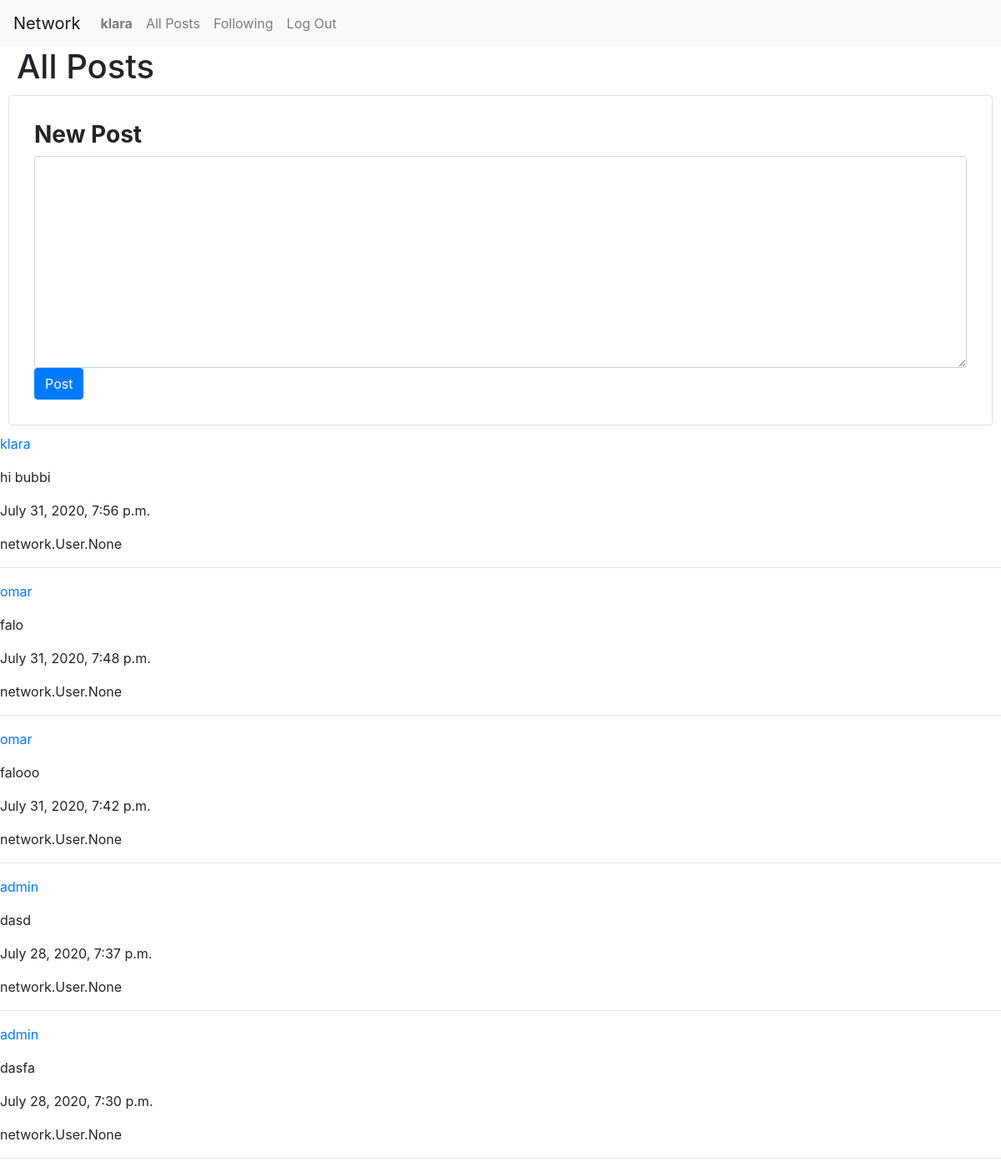
The app's page / (signed in) with its own data.
### network/models.py (models this page shows)
class User(AbstractUser):
    pass

class Post(models.Model):
    user = models.ForeignKey("User", on_delete=models.CASCADE, related_name="poster")
    body = models.TextField(blank=False)
    timestamp = models.DateTimeField(auto_now_add=True)
    likes = models.ManyToManyField("User", blank=True)

### network/views.py (the view)
# urls.py: path("", views.index, name="index"),
def index(request):
    posts = Post.objects.all().order_by('-timestamp')
    return render(request, "network/index.html", {
        "posts": posts,
        "form": PostForm()
    })

### network/views.py
class PostForm(forms.Form):
    content = forms.CharField(label='', widget=forms.Textarea(attrs={'class' :'form-control'}))

### network/templates/network/index.html (shortened to what this page needs)
{% extends "network/layout.html" %}
{% load static %}
{% block body %}
    <h1 class="h1-headings">All Posts</h1>
    {% if user.is_authenticated %}
    <div id="newpost" class="border rounded">
        <h3><strong>New Post</strong></h3>
        <form action="{% url 'new_post' %}" method="post">
            {{ form }}
            <button type="submit" class="btn btn-primary">Post</button>
        </form>
    </div>
    {% endif %}
    <div class="posts-view">
        {% for post in posts %}
            <div class="post">
                <a href="{% url 'user' post.user.id %}"><p>{{ post.user }}</p></a>
                <p>{{ post.body }}</p>
                <p>{{ post.timestamp }}</p>
                <p>{{ post.likes }}</p>
            </div>
            <hr>
        {% endfor %}
    </div>
{% endblock %}

### network/templates/network/layout.html (shortened to what this page needs)
{% load static %}
<!DOCTYPE html>
<html lang="en">
    <head>
        <link rel="stylesheet" href="https://stackpath.bootstrapcdn.com/bootstrap/4.4.1/css/bootstrap.min.css">
        <link href="{% static 'network/styles.css' %}" rel="stylesheet">
    </head>
    <body>
        <nav class="navbar navbar-expand-lg navbar-light bg-light">
            <a class="navbar-brand" href="{% url 'index' %}">Network</a>
            <div>
              <ul class="navbar-nav mr-auto">
                {% if user.is_authenticated %}
                    <li class="nav-item">
                        <a class="nav-link" href="{% url 'user' user.id %}"><strong>{{ user.username }}</strong></a>
                    </li>
                {% endif %}
                <li class="nav-item">
                  <a class="nav-link" href="{% url 'index' %}">All Posts</a>
                </li>
                {% if user.is_authenticated %}
                    <li class="nav-item">
                        <a class="nav-link" href="{% url 'following' %}">Following</a>
                    </li>
                    <li class="nav-item">
                        <a class="nav-link" href="{% url 'logout' %}">Log Out</a>
                    </li>
                {% endif %}
              </ul>
            </div>
          </nav>
        <div class="body">
            {% block body %}
            {% endblock %}
        </div>
    </body>
</html>

### network/static/network/styles.css (style rules this page uses)
textarea { min-height: 150px; }
#newpost { padding: 30px; margin: 10px; }
.h1-headings { padding-left: 20px; }

### records on screen
User: username "klara"
Post: user "klara", body "hi bubbi", timestamp "July 31, 2020, 7:56 p.m.", likes "network.User.None"
Post: user "omar", body "falo", timestamp "July 31, 2020, 7:48 p.m.", likes "network.User.None"
Post: user "omar", body "falooo", timestamp "July 31, 2020, 7:42 p.m.", likes "network.User.None"
Post: user "admin", body "dasd", timestamp "July 28, 2020, 7:37 p.m.", likes "network.User.None"
Post: user "admin", body "dasfa", timestamp "July 28, 2020, 7:30 p.m.", likes "network.User.None"
